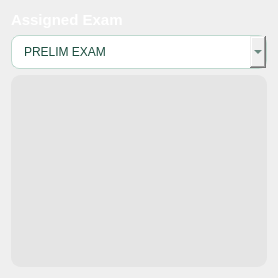
                       <widget class="QWidget" name="tab">
                        <attribute name="title">
                         <string>Tab 1</string>
                        </attribute>
                        <layout class="QGridLayout" name="gridLayout_43">
                         <item row="1" column="0">
                          <widget class="QComboBox" name="exam_type_filter">
                           <property name="sizePolicy">
                            <sizepolicy hsizetype="Expanding" vsizetype="Fixed">
                             <horstretch>0</horstretch>
                             <verstretch>0</verstretch>
                            </sizepolicy>
                           </property>
                           <property name="styleSheet">
                            <string notr="true">QComboBox {
    background: qlineargradient(x1:0, y1:0, x2:1, y2:1, 
                stop:0 #E9F3F0, stop:1 #D4EAE4);  /* Smooth gradient */
    color: #1B4D3E;                                /* Dark green text */
    border: 1px solid #BFD9CF;                     /* Softer border */
    border-radius: 8px;                            /* Rounded corners */
    padding: 8px 12px;                             /* Spacious padding */
    font: bold 13px &quot;Segoe UI&quot;;                     /* Sleek font */
    selection-background-color: #BFD9CF;            /* Highlight color */
    selection-color: #02281A;                      /* Selection text color */
    transition: background 0.3s ease;               /* Smooth transition */
}

QComboBox:hover {
    background: #D4EAE4;                           /* Softer hover effect */
    border: 1px solid #A3C9B9;                     /* Subtle border change */                              /* Wider dropdown button */
}

QComboBox QAbstractItemView {
    background: #E9F3F0;                           /* Light dropdown background */
    color: #1B4D3E;                                /* Dark green text */
    border: 1px solid #BFD9CF;
    border-radius: 8px;                            /* Rounded corners */
    selection-background-color: #BFD9CF;            /* Selection color */
    selection-color: #02281A;                      /* Selection text color */
    padding: 4px;                                  /* Space around items */
}
</string>
                           </property>
                           <item>
                            <property name="text">
                             <string>PRELIM EXAM</string>
                            </property>
                           </item>
                           <item>
                            <property name="text">
                             <string>MIDTERM EXAM</string>
                            </property>
                           </item>
                           <item>
                            <property name="text">
                             <string>FINAL EXAM</string>
                            </property>
                           </item>
                          </widget>
                         </item>
                         <item row="0" column="0">
                          <widget class="QLabel" name="assigned_exam_label">
                           <property name="sizePolicy">
                            <sizepolicy hsizetype="Preferred" vsizetype="Fixed">
                             <horstretch>0</horstretch>
                             <verstretch>0</verstretch>
                            </sizepolicy>
                           </property>
                           <property name="styleSheet">
                            <string notr="true">QLabel {
    background: none;
    color: white; /* Darker shade of blue */
    font-size: 15px;
    font-weight: 900; /* Extra Bold */
    font-family: &quot;Poppins&quot;, &quot;Arial&quot;, &quot;Helvetica&quot;, sans-serif;
    border: none;
    text-align: center;
}</string>
                           </property>
                           <property name="text">
                            <string>Assigned Exam</string>
                           </property>
                          </widget>
                         </item>
                         <item row="2" column="0">
                          <widget class="QListWidget" name="table_assigned_exam">
                           <property name="styleSheet">
                            <string notr="true">QListWidget {
    background-color: #E5E5E5; /* Light background color for the list view */
    border-radius: 10px; /* Rounded corners */
    padding: 5px;
    border: 2px solid #E5E5E5; /* Match background */
}

QListWidget::item {
    background-color: #0D7C66; /* Light blue for items */
    color: white; /* Darker blue text */
    font-size: 20px;
    font-family: Arial, Helvetica, sans-serif;
    border-radius: 8px;
    padding: 10px;
    margin: 5px 0;
}

QListWidget::item:selected {
    background-color: #007074; 
    font-size: 20px;
}

QListWidget::item:hover {
    background-color: #C1D8C3; /* Lighter blue on hover */
    color: #215988;
    font-size: 20px;
}

QListWidget::item:checked {
    background-color: #3C5A76; /* Darker shade for checked items */
    color: white;
    font-size: 20px;
}
</string>
                           </property>
                          </widget>
                         </item>
                        </layout>
                       </widget>
